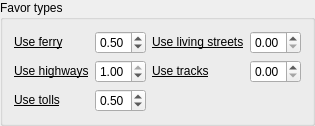
    <widget class="QgsCollapsibleGroupBox" name="favor_types_box">
     <property name="toolTip">
      <string>&lt;html&gt;&lt;head/&gt;&lt;body&gt;&lt;table border=&quot;0&quot; style=&quot; margin-top:0px; margin-bottom:0px; margin-left:0px; margin-right:0px;&quot; cellspacing=&quot;2&quot; cellpadding=&quot;0&quot;&gt;&lt;tr&gt;&lt;td/&gt;&lt;td&gt;&lt;p&gt;Favor type values indicate the willingness to take a certain road type. This is a range of values between 0 and 1. Values near 0 attempt to avoid the road type and values near 1 will favor them a little bit. Note that sometimes certain road types are required to complete a route so values of 0 are not guaranteed to avoid them entirely.&lt;/p&gt;&lt;/td&gt;&lt;/tr&gt;&lt;/table&gt;&lt;/body&gt;&lt;/html&gt;</string>
     </property>
     <property name="title">
      <string>Favor types</string>
     </property>
     <property name="collapsed">
      <bool>true</bool>
     </property>
     <layout class="QHBoxLayout" name="horizontalLayout_4">
      <item>
       <layout class="QFormLayout" name="formLayout_5">
        <item row="0" column="1">
         <widget class="QgsDoubleSpinBox" name="use_ferry">
          <property name="maximum">
           <double>1.000000000000000</double>
          </property>
          <property name="singleStep">
           <double>0.050000000000000</double>
          </property>
          <property name="value">
           <double>0.500000000000000</double>
          </property>
         </widget>
        </item>
        <item row="1" column="1">
         <widget class="QgsDoubleSpinBox" name="use_highways">
          <property name="maximum">
           <double>1.000000000000000</double>
          </property>
          <property name="singleStep">
           <double>0.050000000000000</double>
          </property>
          <property name="value">
           <double>1.000000000000000</double>
          </property>
         </widget>
        </item>
        <item row="0" column="0">
         <widget class="QLabel" name="use_ferry_label">
          <property name="toolTip">
           <string>&lt;html&gt;&lt;head/&gt;&lt;body&gt;&lt;p&gt;This value indicates the willingness to take ferries.&lt;/p&gt;&lt;/body&gt;&lt;/html&gt;</string>
          </property>
          <property name="text">
           <string>&lt;html&gt;&lt;head/&gt;&lt;body&gt;&lt;p&gt;&lt;a href=&quot;https://valhalla.github.io/valhalla/api/turn-by-turn/api-reference.md#automobile-and-bus-costing-options&quot;&gt;&lt;span style=&quot; text-decoration: underline; color:#000000;&quot;&gt;Use ferry&lt;/span&gt;&lt;/a&gt;&lt;/p&gt;&lt;/body&gt;&lt;/html&gt;</string>
          </property>
          <property name="openExternalLinks">
           <bool>true</bool>
          </property>
         </widget>
        </item>
        <item row="1" column="0">
         <widget class="QLabel" name="use_highways_label">
          <property name="toolTip">
           <string>&lt;html&gt;&lt;head/&gt;&lt;body&gt;&lt;p&gt;This value indicates the willingness to take highways.&lt;/p&gt;&lt;/body&gt;&lt;/html&gt;</string>
          </property>
          <property name="text">
           <string>&lt;html&gt;&lt;head/&gt;&lt;body&gt;&lt;p&gt;&lt;a href=&quot;https://valhalla.github.io/valhalla/api/turn-by-turn/api-reference.md#automobile-and-bus-costing-options&quot;&gt;&lt;span style=&quot; text-decoration: underline; color:#000000;&quot;&gt;Use highways&lt;/span&gt;&lt;/a&gt;&lt;/p&gt;&lt;/body&gt;&lt;/html&gt;</string>
          </property>
          <property name="openExternalLinks">
           <bool>true</bool>
          </property>
         </widget>
        </item>
        <item row="2" column="1">
         <widget class="QgsDoubleSpinBox" name="use_tolls">
          <property name="maximum">
           <double>1.000000000000000</double>
          </property>
          <property name="singleStep">
           <double>0.050000000000000</double>
          </property>
          <property name="value">
           <double>0.500000000000000</double>
          </property>
         </widget>
        </item>
        <item row="2" column="0">
         <widget class="QLabel" name="use_tolls_label">
          <property name="toolTip">
           <string>&lt;html&gt;&lt;head/&gt;&lt;body&gt;&lt;p&gt;This value indicates the willingness to take roads with tolls.&lt;/p&gt;&lt;/body&gt;&lt;/html&gt;</string>
          </property>
          <property name="text">
           <string>&lt;html&gt;&lt;head/&gt;&lt;body&gt;&lt;p&gt;&lt;a href=&quot;https://valhalla.github.io/valhalla/api/turn-by-turn/api-reference.md#automobile-and-bus-costing-options&quot;&gt;&lt;span style=&quot; text-decoration: underline; color:#000000;&quot;&gt;Use tolls&lt;/span&gt;&lt;/a&gt;&lt;/p&gt;&lt;/body&gt;&lt;/html&gt;</string>
          </property>
          <property name="openExternalLinks">
           <bool>true</bool>
          </property>
         </widget>
        </item>
       </layout>
      </item>
      <item>
       <layout class="QFormLayout" name="formLayout_6">
        <item row="0" column="0">
         <widget class="QLabel" name="use_living_streets_label">
          <property name="toolTip">
           <string>&lt;html&gt;&lt;head/&gt;&lt;body&gt;&lt;p&gt;This value indicates the willingness to take living streets.&lt;/p&gt;&lt;/body&gt;&lt;/html&gt;</string>
          </property>
          <property name="text">
           <string>&lt;html&gt;&lt;head/&gt;&lt;body&gt;&lt;p&gt;&lt;a href=&quot;https://valhalla.github.io/valhalla/api/turn-by-turn/api-reference.md#automobile-and-bus-costing-options&quot;&gt;&lt;span style=&quot; text-decoration: underline; color:#000000;&quot;&gt;Use living streets&lt;/span&gt;&lt;/a&gt;&lt;/p&gt;&lt;/body&gt;&lt;/html&gt;</string>
          </property>
          <property name="openExternalLinks">
           <bool>true</bool>
          </property>
         </widget>
        </item>
        <item row="1" column="0">
         <widget class="QLabel" name="use_tracks_label">
          <property name="toolTip">
           <string>&lt;html&gt;&lt;head/&gt;&lt;body&gt;&lt;p&gt;This value indicates the willingness to take track roads.&lt;/p&gt;&lt;/body&gt;&lt;/html&gt;</string>
          </property>
          <property name="text">
           <string>&lt;html&gt;&lt;head/&gt;&lt;body&gt;&lt;p&gt;&lt;a href=&quot;https://valhalla.github.io/valhalla/api/turn-by-turn/api-reference.md#automobile-and-bus-costing-options&quot;&gt;&lt;span style=&quot; text-decoration: underline; color:#000000;&quot;&gt;Use tracks&lt;/span&gt;&lt;/a&gt;&lt;/p&gt;&lt;/body&gt;&lt;/html&gt;</string>
          </property>
          <property name="openExternalLinks">
           <bool>true</bool>
          </property>
         </widget>
        </item>
        <item row="0" column="1">
         <widget class="QgsDoubleSpinBox" name="use_living_streets">
          <property name="maximum">
           <double>1.000000000000000</double>
          </property>
          <property name="singleStep">
           <double>0.050000000000000</double>
          </property>
          <property name="value">
           <double>0.000000000000000</double>
          </property>
         </widget>
        </item>
        <item row="1" column="1">
         <widget class="QgsDoubleSpinBox" name="use_tracks">
          <property name="maximum">
           <double>1.000000000000000</double>
          </property>
          <property name="singleStep">
           <double>0.050000000000000</double>
          </property>
         </widget>
        </item>
       </layout>
      </item>
     </layout>
    </widget>
